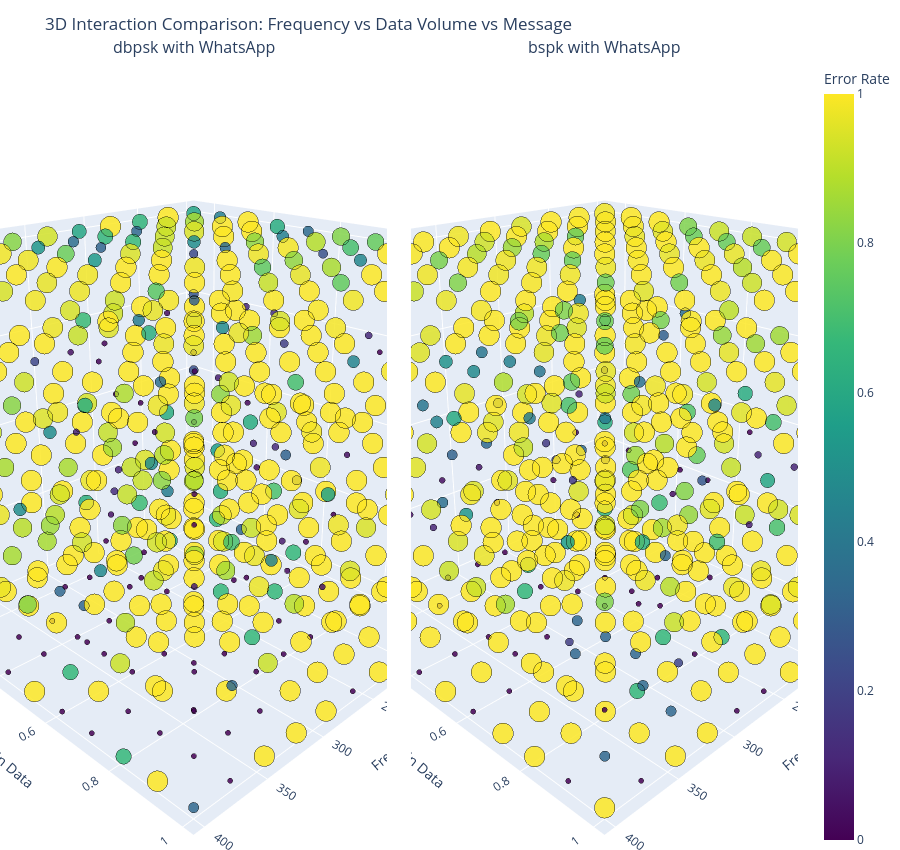

Notebook code cell kept with this figure:
### Markdown cell above
## 3D Interaction: Frequency, Data Volume, and Message (Comparison)
This figure is split into two 3D panels:
- Column A: `csv_path` (actual pipeline output)
- Column B: `no_audio_compression` (best-case reference)
Color and marker size encode `error_rate` (lower is better).

### Code cell
from plot_helpers import plot_3d_interaction_comparison

plot_3d_interaction_comparison(
    df_first,
    df_second,
    label_a=LABEL_FIRST,
    label_b=LABEL_SECOND,
)

### Figure 1 — Plotly figure (JSON) as saved in the notebook; plotly's stock layout.template omitted (floating-point values rounded to 4 significant figures; data arrays with more than 128 entries replaced by an {"elided": "..."} marker saying what was removed)
{"data": [{"customdata": {"elided": "500x3 mixed values"}, "hovertemplate": "Frequency=%{x}<br>Volume Gain Data=%{y:.6f}<br>Message=%{customdata[0]}<br>Error Rate=%{customdata[1]:.4f}<extra></extra>", "marker": {"color": {"elided": "500 float values"}, "coloraxis": "coloraxis", "line": {"color": "black", "width": 0.5}, "opacity": 0.85, "size": {"elided": "500 float values"}}, "mode": "markers", "name": "A", "scene": "scene", "showlegend": false, "type": "scatter3d", "x": {"elided": "500 int values"}, "y": {"elided": "500 float values"}, "z": {"elided": "500 int values"}}, {"customdata": {"elided": "500x3 mixed values"}, "hovertemplate": "Frequency=%{x}<br>Volume Gain Data=%{y:.6f}<br>Message=%{customdata[0]}<br>Error Rate=%{customdata[1]:.4f}<extra></extra>", "marker": {"color": {"elided": "500 float values"}, "coloraxis": "coloraxis", "line": {"color": "black", "width": 0.5}, "opacity": 0.85, "size": {"elided": "500 float values"}}, "mode": "markers", "name": "B", "scene": "scene2", "showlegend": false, "type": "scatter3d", "x": {"elided": "500 int values"}, "y": {"elided": "500 float values"}, "z": {"elided": "500 int values"}}], "layout": {"annotations": [{"font": {"size": 16}, "showarrow": false, "text": "dbpsk with WhatsApp", "x": 0.2425, "xanchor": "center", "xref": "paper", "y": 1, "yanchor": "bottom", "yref": "paper"}, {"font": {"size": 16}, "showarrow": false, "text": "bspk with WhatsApp", "x": 0.7575, "xanchor": "center", "xref": "paper", "y": 1, "yanchor": "bottom", "yref": "paper"}], "coloraxis": {"cmax": 1, "cmin": 0, "colorbar": {"title": {"text": "Error Rate"}}, "colorscale": [[0, "#440154"], [0.1111, "#482878"], [0.2222, "#3e4989"], [0.3333, "#31688e"], [0.4444, "#26828e"], [0.5556, "#1f9e89"], [0.6667, "#35b779"], [0.7778, "#6ece58"], [0.8889, "#b5de2b"], [1, "#fde725"]]}, "height": 850, "margin": {"b": 0, "l": 0, "r": 0, "t": 60}, "scene": {"camera": {"eye": {"x": 1.5, "y": 1.5, "z": 0.9}}, "domain": {"x": [0, 0.485], "y": [0, 1]}, "xaxis": {"title": {"text": "Frequency"}}, "yaxis": {"title": {"text": "Volume Gain Data"}}, "zaxis": {"ticktext": ["Hi!", "Hello world, this is a 1234...", "Special symbols: @#$%^&*+=_...", "Line breaks test: First lin...", "Long message: This is a sig..."], "tickvals": [0, 1, 2, 3, 4], "title": {"text": "Message"}}}, "scene2": {"camera": {"eye": {"x": 1.5, "y": 1.5, "z": 0.9}}, "domain": {"x": [0.515, 1], "y": [0, 1]}, "xaxis": {"title": {"text": "Frequency"}}, "yaxis": {"title": {"text": "Volume Gain Data"}}, "zaxis": {"ticktext": ["Hi!", "Hello world, this is a 1234...", "Special symbols: @#$%^&*+=_...", "Line breaks test: First lin...", "Long message: This is a sig..."], "tickvals": [0, 1, 2, 3, 4], "title": {"text": "Message"}}}, "title": {"text": "3D Interaction Comparison: Frequency vs Data Volume vs Message"}}}
